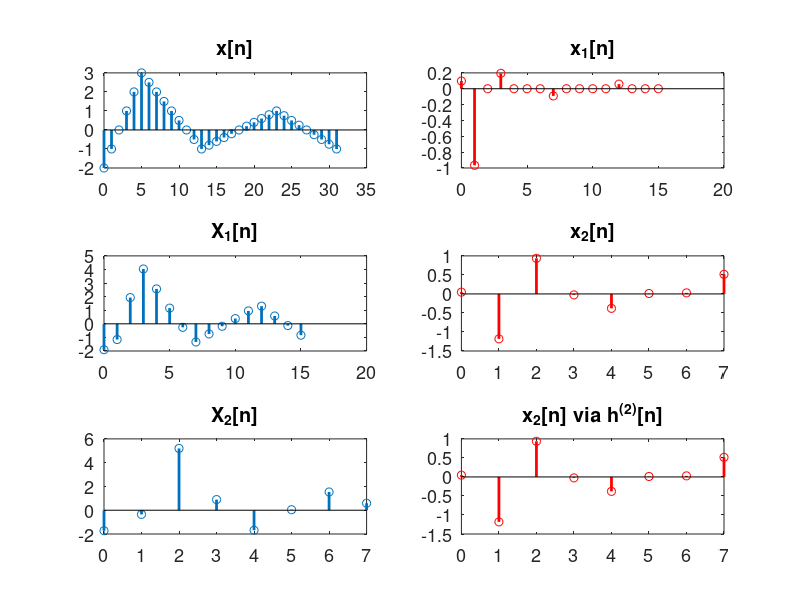
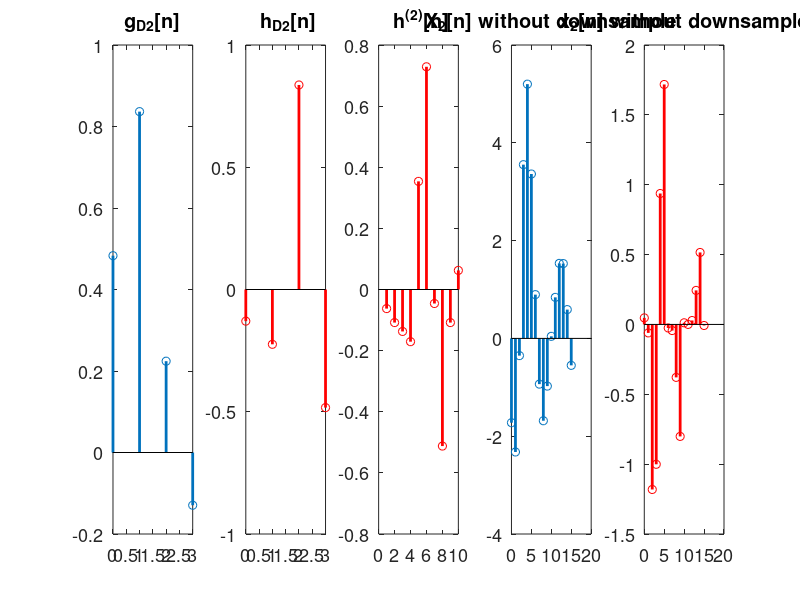

Recreate these plots in MATLAB, in order.
% e10_12_Daubechies_Examples.m: Demonstrate Daubechies signals 
clear; close all; set(0,'defaultAxesFontSize',13); 
fpv=[100 100 900 500]; fpv2=[100 700 1100 140]; % figure positions

x = [[-2:1:3] [2.5:-0.5:-1] [-0.8:0.2:1] [0.75:-0.25:-1]] %input signal, piecewise linear
LX = length(x)                            % length of this particular x[n] is 2^N = 32
g = [0.483, 0.8365, 0.2241, -0.1294];     % D2 Daubechies scaling function
h = flip(g); h(2) = -h(2); h(4) = -h(4);  % D2 Daubechies wavelet function
hup = [h(1) 0 h(2) 0 h(3) 0 h(4)];        % upsampled h(n). Don't need the final 0 value
h2 = conv(g,hup);       % h^{(2)}[n] is (non-cyclic) convolution of g[n] and an upsampled h(n)
%%%%%%%% uncomment the following 3 lines to do D1 (Haar) instead of D2 wavelets  %%%%%%%%%%
%g = [0.707, 0.707]; h = [0.707, -0.707]; % D1 Daubechies (=Haar) scaling function
%hup = [h(1) 0 h(2) 0];                   % upsampled h(n)
%h2 = cconv(g,hup,length(hup)); % we get the same h2 using cyclic or linear convolution, for Haar

X1 = cconv(g,x,LX); X1 = X1(1:2:end)      % scaling: convolve with g, downsample
X2 = cconv(g,X1,length(X1)); X2B = X2; X2 = X2(1:2:end) % convolve with g, downsample
x1 = cconv(h,x,LX); x1 = x1(1:2:end)      % wavelet (detail): convolve with h, downsample
x2 = cconv(h,X1,length(X1)); x2d =x2(1:2:end) % convolve X1 with h, downsample
% calculate x2 by alternative method, directly from x[n] convolved with h2, then downsampled
x2al = cconv(h2,x,LX); x2alt = x2al(1:4:end)

n = 0:1:LX-1;  ng = [0:1:length(g)-1]; % n = axis range for stem plots
n2 = 0:1:length(x1)-1; n4 = 0:1:length(X2)-1;
figure('position',fpv), subplot (3,2,1), stem(n,x, 'linewidth',2),title('x[n]') 
subplot (3,2,3),stem(n2,X1, 'linewidth',2),title('X_1[n]')
subplot (3,2,5),stem(n4,X2, 'linewidth',2),title('X_2[n]')
subplot (3,2,2),stem(n2,x1,'r', 'linewidth',2),title('x_1[n]')
subplot (3,2,4),stem(n4,x2d,'r', 'linewidth',2),title('x_2[n]')
subplot (3,2,6),stem(n4,x2alt,'r', 'linewidth',2),title('x_2[n] via h^{(2)}[n]')
diff2 = x2d - x2alt         % compare the 2 methods of calculating x2[n]

figure('position',fpv2), subplot(1,5,1), stem(ng,g,'linewidth',2),title('g_{D2}[n]')
subplot(1,5,2), stem(ng,h,'r','linewidth',2),title(' h_{D2}[n]')
subplot(1,5,3), stem(h2,'r','linewidth',2),title(' h^{(2)}[n]')
subplot(1,5,4), stem(n2,X2B,'linewidth',2),title('X_2[n] without downsample')
subplot(1,5,5), stem(n2,x2, 'r','linewidth',2),title('x_2[n] without downsample')
